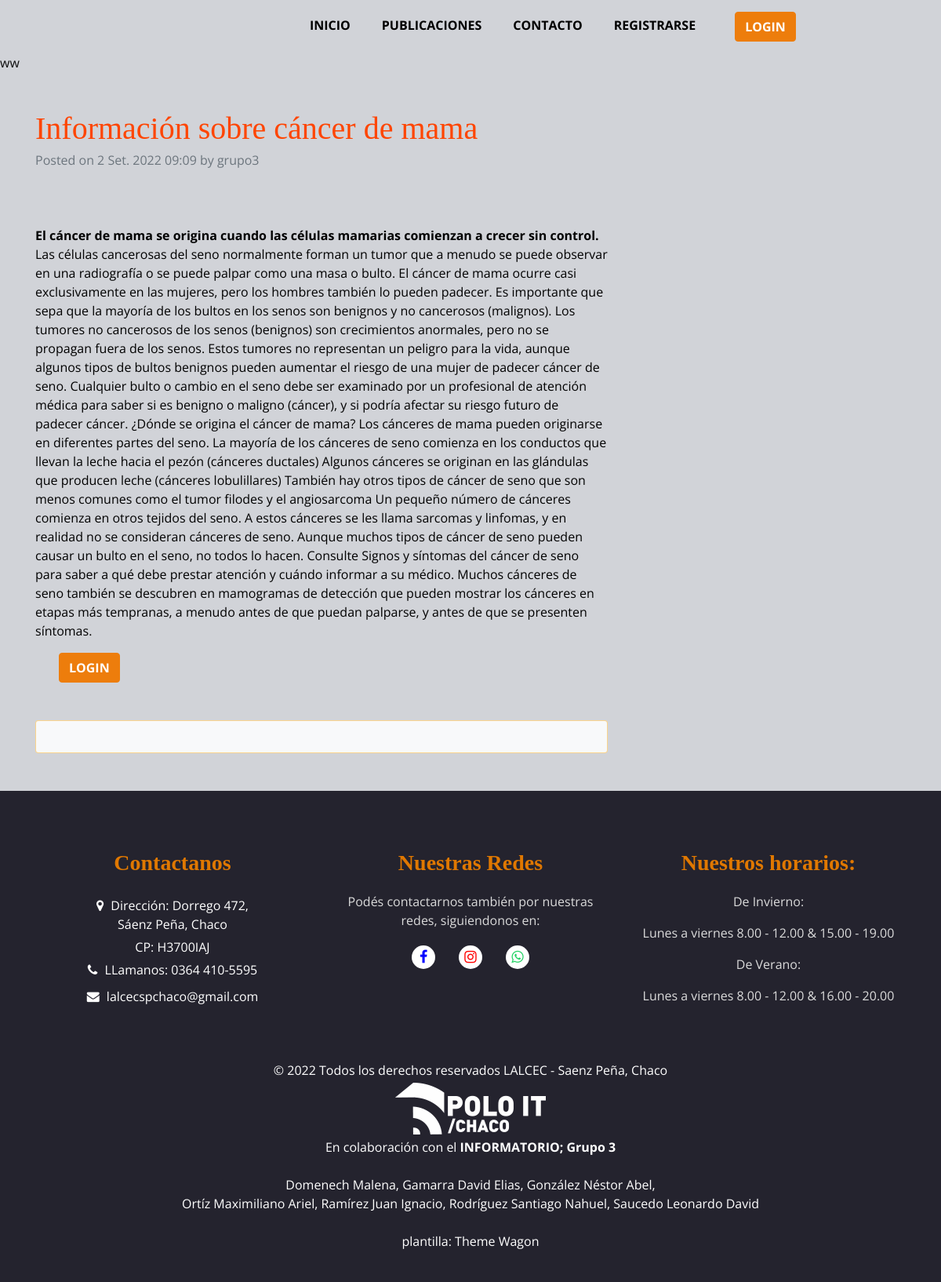
The page /post/8/ on the database its author committed.
### apps/blog/models.py (models this page shows, shortened)
class post(models.Model):
    author = models.ForeignKey('auth.User', on_delete=models.CASCADE)
    title = models.CharField(max_length=64)
    text = RichTextField()
    imagen = models.ImageField(null=True,blank=True)
    created_date = models.DateTimeField(
            default=timezone.now)
    published_date = models.DateTimeField(
            blank=True, null=True)
    '''tags = '''

### apps/blog/views.py (the view)
# urls.py: path('post/<int:id>/', views.detail_view, name='post'),
def detail_view(request, id):
    context = {}
    context['post'] = post.objects.get(pk=id)
    return render(request, 'post.html', context)

### templates/post.html (shortened to what this page needs)
<!DOCTYPE html>
{% load static %}
{% include "head.html" %}
{% include "header.html" %}
<body>
        <div class="container mt-5">
            <div class="row">
                <div class="col-lg-8">
                    <article>
                        <header class="mb-4">
                            <a href={% url 'post' post.id %}> <h1 class="fw-bolder mb-1" ; style= "color:orangered ;font-family:Georgia, 'Times New Roman', Times, serif">{{post.title}}</h1> </a>
                            <div class="text-muted fst-italic mb-2">Posted on {{post.created_date}} by {{post.author}}</div>
                        </header>
                        <figure class="mb-4"><img class="img-fluid rounded" src="{{post.imagen.url}}" alt="" />
                        </figure>
                        <section class="mb-5"; style="color:black; font-family:Modern No.20">
                            <p class="fs-5 mb-4"> {{post.text | safe }} </p>
                            {% if user.is_authenticated %}
                            <a href="{% url 'editar' post.id %}" style="color:Black; font-family: Arial, Helvetica, sans-serif;" class="btn btn-orange">Editar</a>
                            <a href="{% url 'eliminar' post.id %}" style="color:Black; font-family: Arial, Helvetica, sans-serif;" class="btn btn-orange">Eliminar</a>
                            {% else %}
                            <div class="user_option">
                                <a href="" class="user_link" >
                              <a class="btn btn-orange" href="{% url 'login' %}" style="color:white"><b>LOGIN</b></a>
                              {% endif %}
                        </section>
                    </article>
                    <section class="mb-5">
                        <div class="card bg-light">
                            <div class="card-body">
      </div>
                            </div>
                        </div>
                </div>
                </div>
{% include "footer.html" %}
</body>

### static/css/style.css (style rules this page uses)
body { font-family: "Open Sans", sans-serif; color: #0c0c0c; background-color:#d1d3d8; overflow-x: hidden; }
h1, h2 { font-family: 'Dancing Script', cursive; }
a, a:hover, a:focus { text-decoration: none; }
.btn, .btn:focus { outline: none !important; -webkit-box-shadow: none; box-shadow: none; }
.user_option { display: -webkit-box; display: -ms-flexbox; display: flex; -webkit-box-align: center; -ms-flex-align: center; align-items: center; }
.user_option a { margin: 0 10px; }
.user_option .user_link { color: #ffffff; }

### rows shown on the page
post: title "Información sobre cáncer de mama", created_date "2 Set. 2022 09:09", author "grupo3", text "El cáncer de mama se origina cuando las células mamarias comienzan a crecer sin control. Las células cancerosas del seno normalmente forman un tumor que a menudo se puede observar en una radiografía o se puede palpar como una masa o bulto. El cáncer de mama ocurre casi exclusivamente en las mujeres, pero los hombres también lo pueden padecer. Es importante que sepa que la mayoría de los bultos en los senos son benignos y no cancerosos (malignos). Los tumores no cancerosos de los senos (benignos) son crecimientos anormales, pero no se propagan fuera de los senos. Estos tumores no representan un peligro para la vida, aunque algunos tipos de bultos benignos pueden aumentar el riesgo de una…"
